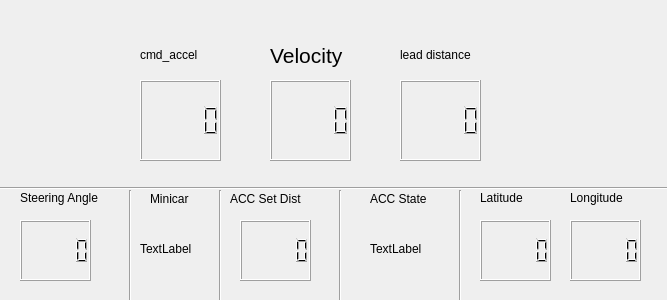
<?xml version="1.0" encoding="UTF-8"?>
<ui version="4.0">
 <class>Form</class>
 <widget class="QWidget" name="Form">
  <property name="geometry">
   <rect>
    <x>0</x>
    <y>0</y>
    <width>667</width>
    <height>300</height>
   </rect>
  </property>
  <property name="windowTitle">
   <string>Form</string>
  </property>
  <widget class="QLCDNumber" name="Steering_Display_Number">
   <property name="geometry">
    <rect>
     <x>20</x>
     <y>220</y>
     <width>71</width>
     <height>61</height>
    </rect>
   </property>
  </widget>
  <widget class="QLabel" name="Steering_Label">
   <property name="geometry">
    <rect>
     <x>20</x>
     <y>190</y>
     <width>101</width>
     <height>16</height>
    </rect>
   </property>
   <property name="text">
    <string>Steering Angle</string>
   </property>
  </widget>
  <widget class="QLabel" name="label">
   <property name="geometry">
    <rect>
     <x>270</x>
     <y>30</y>
     <width>121</width>
     <height>51</height>
    </rect>
   </property>
   <property name="text">
    <string>&lt;html&gt;&lt;head/&gt;&lt;body&gt;&lt;p&gt;&lt;span style=&quot; font-size:16pt;&quot;&gt;Velocity&lt;/span&gt;&lt;/p&gt;&lt;/body&gt;&lt;/html&gt;</string>
   </property>
  </widget>
  <widget class="QLabel" name="label_2">
   <property name="geometry">
    <rect>
     <x>370</x>
     <y>190</y>
     <width>67</width>
     <height>17</height>
    </rect>
   </property>
   <property name="text">
    <string>ACC State</string>
   </property>
  </widget>
  <widget class="QLabel" name="ACCState_OutputLabel">
   <property name="geometry">
    <rect>
     <x>370</x>
     <y>240</y>
     <width>67</width>
     <height>17</height>
    </rect>
   </property>
   <property name="text">
    <string>TextLabel</string>
   </property>
  </widget>
  <widget class="QLabel" name="label_3">
   <property name="geometry">
    <rect>
     <x>230</x>
     <y>190</y>
     <width>101</width>
     <height>17</height>
    </rect>
   </property>
   <property name="text">
    <string>ACC Set Dist</string>
   </property>
  </widget>
  <widget class="QLCDNumber" name="ACC_SetDist_Display_Number">
   <property name="geometry">
    <rect>
     <x>240</x>
     <y>220</y>
     <width>71</width>
     <height>61</height>
    </rect>
   </property>
  </widget>
  <widget class="QLabel" name="Steering_Label_2">
   <property name="geometry">
    <rect>
     <x>480</x>
     <y>190</y>
     <width>61</width>
     <height>16</height>
    </rect>
   </property>
   <property name="text">
    <string>Latitude</string>
   </property>
  </widget>
  <widget class="QLabel" name="Steering_Label_3">
   <property name="geometry">
    <rect>
     <x>570</x>
     <y>190</y>
     <width>71</width>
     <height>16</height>
    </rect>
   </property>
   <property name="text">
    <string>Longitude</string>
   </property>
  </widget>
  <widget class="QLCDNumber" name="Latitude_Display_Number">
   <property name="geometry">
    <rect>
     <x>480</x>
     <y>220</y>
     <width>71</width>
     <height>61</height>
    </rect>
   </property>
  </widget>
  <widget class="QLCDNumber" name="Longitude_Display_Number">
   <property name="geometry">
    <rect>
     <x>570</x>
     <y>220</y>
     <width>71</width>
     <height>61</height>
    </rect>
   </property>
  </widget>
  <widget class="QLabel" name="label_4">
   <property name="geometry">
    <rect>
     <x>150</x>
     <y>190</y>
     <width>67</width>
     <height>17</height>
    </rect>
   </property>
   <property name="text">
    <string>Minicar</string>
   </property>
  </widget>
  <widget class="QLabel" name="Minicar_OutputLabel">
   <property name="geometry">
    <rect>
     <x>140</x>
     <y>240</y>
     <width>67</width>
     <height>17</height>
    </rect>
   </property>
   <property name="text">
    <string>TextLabel</string>
   </property>
  </widget>
  <widget class="QLCDNumber" name="Velocity_Display_Number">
   <property name="geometry">
    <rect>
     <x>270</x>
     <y>80</y>
     <width>81</width>
     <height>81</height>
    </rect>
   </property>
  </widget>
  <widget class="QLabel" name="label_5">
   <property name="geometry">
    <rect>
     <x>140</x>
     <y>30</y>
     <width>121</width>
     <height>51</height>
    </rect>
   </property>
   <property name="text">
    <string>&lt;html&gt;&lt;head/&gt;&lt;body&gt;&lt;p&gt;cmd_accel&lt;/p&gt;&lt;/body&gt;&lt;/html&gt;</string>
   </property>
  </widget>
  <widget class="QLCDNumber" name="lcdNumber_2">
   <property name="geometry">
    <rect>
     <x>140</x>
     <y>80</y>
     <width>81</width>
     <height>81</height>
    </rect>
   </property>
  </widget>
  <widget class="QLabel" name="label_6">
   <property name="geometry">
    <rect>
     <x>400</x>
     <y>30</y>
     <width>121</width>
     <height>51</height>
    </rect>
   </property>
   <property name="text">
    <string>&lt;html&gt;&lt;head/&gt;&lt;body&gt;&lt;p&gt;lead distance&lt;/p&gt;&lt;/body&gt;&lt;/html&gt;</string>
   </property>
  </widget>
  <widget class="QLCDNumber" name="lcdNumber_3">
   <property name="geometry">
    <rect>
     <x>400</x>
     <y>80</y>
     <width>81</width>
     <height>81</height>
    </rect>
   </property>
  </widget>
  <widget class="Line" name="line">
   <property name="geometry">
    <rect>
     <x>0</x>
     <y>180</y>
     <width>671</width>
     <height>16</height>
    </rect>
   </property>
   <property name="orientation">
    <enum>Qt::Horizontal</enum>
   </property>
  </widget>
  <widget class="Line" name="line_2">
   <property name="geometry">
    <rect>
     <x>120</x>
     <y>190</y>
     <width>20</width>
     <height>121</height>
    </rect>
   </property>
   <property name="orientation">
    <enum>Qt::Vertical</enum>
   </property>
  </widget>
  <widget class="Line" name="line_3">
   <property name="geometry">
    <rect>
     <x>210</x>
     <y>190</y>
     <width>20</width>
     <height>111</height>
    </rect>
   </property>
   <property name="orientation">
    <enum>Qt::Vertical</enum>
   </property>
  </widget>
  <widget class="Line" name="line_4">
   <property name="geometry">
    <rect>
     <x>330</x>
     <y>190</y>
     <width>20</width>
     <height>131</height>
    </rect>
   </property>
   <property name="orientation">
    <enum>Qt::Vertical</enum>
   </property>
  </widget>
  <widget class="Line" name="line_5">
   <property name="geometry">
    <rect>
     <x>450</x>
     <y>190</y>
     <width>20</width>
     <height>121</height>
    </rect>
   </property>
   <property name="orientation">
    <enum>Qt::Vertical</enum>
   </property>
  </widget>
 </widget>
 <resources/>
 <connections/>
</ui>
